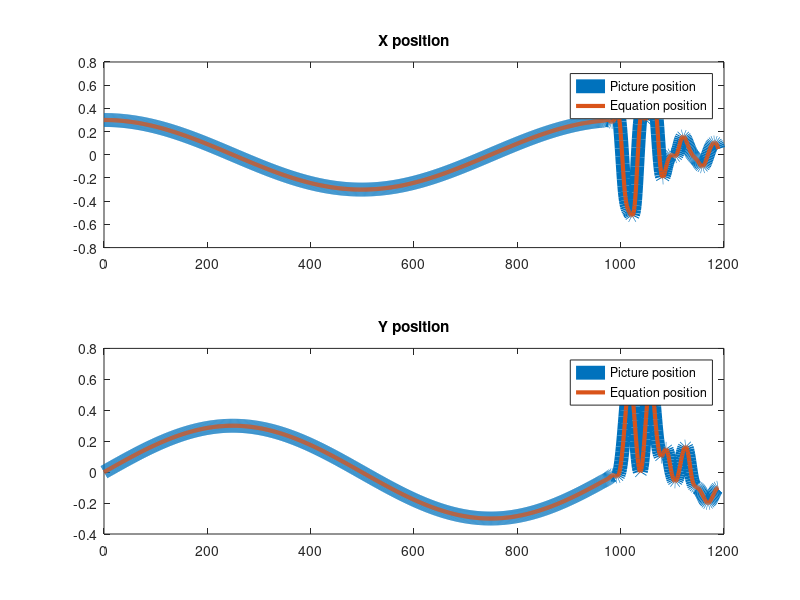
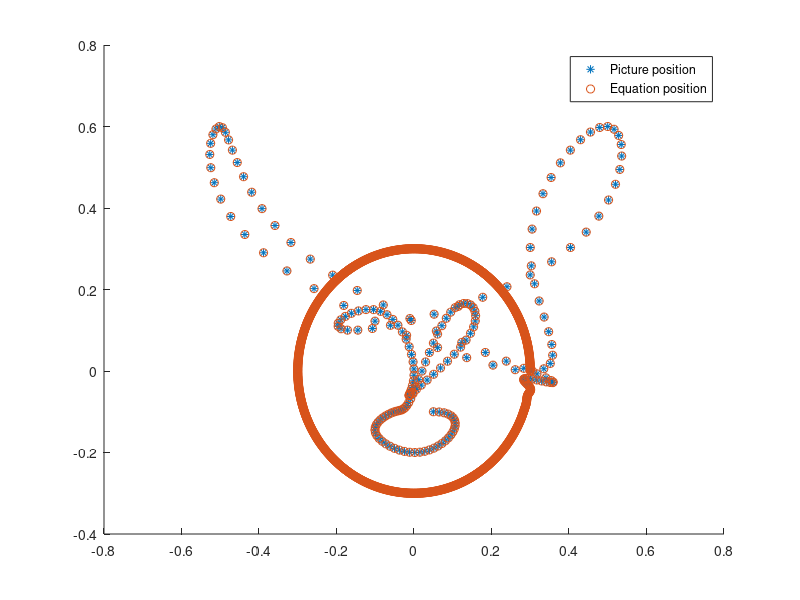

Source code (MATLAB) for these figures, in order:
clear
% 時刻tで変化する任意のデータ
data = load('cat_data.mat');
data.size = length(data.position);

picture.position.x = data.position(1, 1:data.size); 
picture.position.y = data.position(2, 1:data.size); 

% フーリエ変換
equation.F.x = fft(picture.position.x);
equation.F.y = fft(picture.position.y);


% 三角関数の重ね合わせで近似
N = length(picture.position.x);
t = 0:N-1;
equation.position.x = zeros(1,N);
equation.position.y = zeros(1,N);

for k = 1:N
    % use exp
    equation.position.x = equation.position.x + equation.F.x(k) * exp(2*pi*1i*(k-1)*t/N);
    equation.position.y = equation.position.y + equation.F.y(k) * exp(2*pi*1i*(k-1)*t/N);
    
    %use sin cos
    % equation.position.x = equation.position.x + real(equation.F.x(k))*cos(2*pi*(k-1)*t/N) - imag(equation.F.x(k))*sin(2*pi*(k-1)*t/N);
    % equation.position.y = equation.position.y + real(equation.F.y(k))*cos(2*pi*(k-1)*t/N) - imag(equation.F.y(k))*sin(2*pi*(k-1)*t/N);

end
equation.position.x = real(equation.position.x/N);
equation.position.y = real(equation.position.y/N);

figure(1)
subplot(2, 1, 1)
plot(t, picture.position.x, 'LineWidth', 10)
hold on
plot(t, equation.position.x, 'LineWidth', 3)
hold off
legend("Picture position", "Equation position")
title("X position")

subplot(2, 1, 2)
plot(t, picture.position.y, 'LineWidth', 10)
hold on
plot(t, equation.position.y, 'LineWidth', 3)
hold off
legend("Picture position", "Equation position")
title("Y position")

figure(2)
scatter(picture.position.x, picture.position.y, "*")
hold on
scatter(equation.position.x, equation.position.y, "o")
hold off
legend("Picture position", "Equation position")

% TeX形式の数式を出力
% equation.tex_string.x = '';
% for k = 1:N
%     if k == 1
%         equation.tex_string.x = [equation.tex_string.x, num2str(real(equation.F.x(k))/N)];
%     else
%         equation.tex_string.x = [equation.tex_string.x, ' + ', num2str(real(equation.F.x(k))/N), 'e^{', num2str(2*pi*1i*(k-1)), 't}'];
%     end
% end
% disp(equation.tex_string.x)
